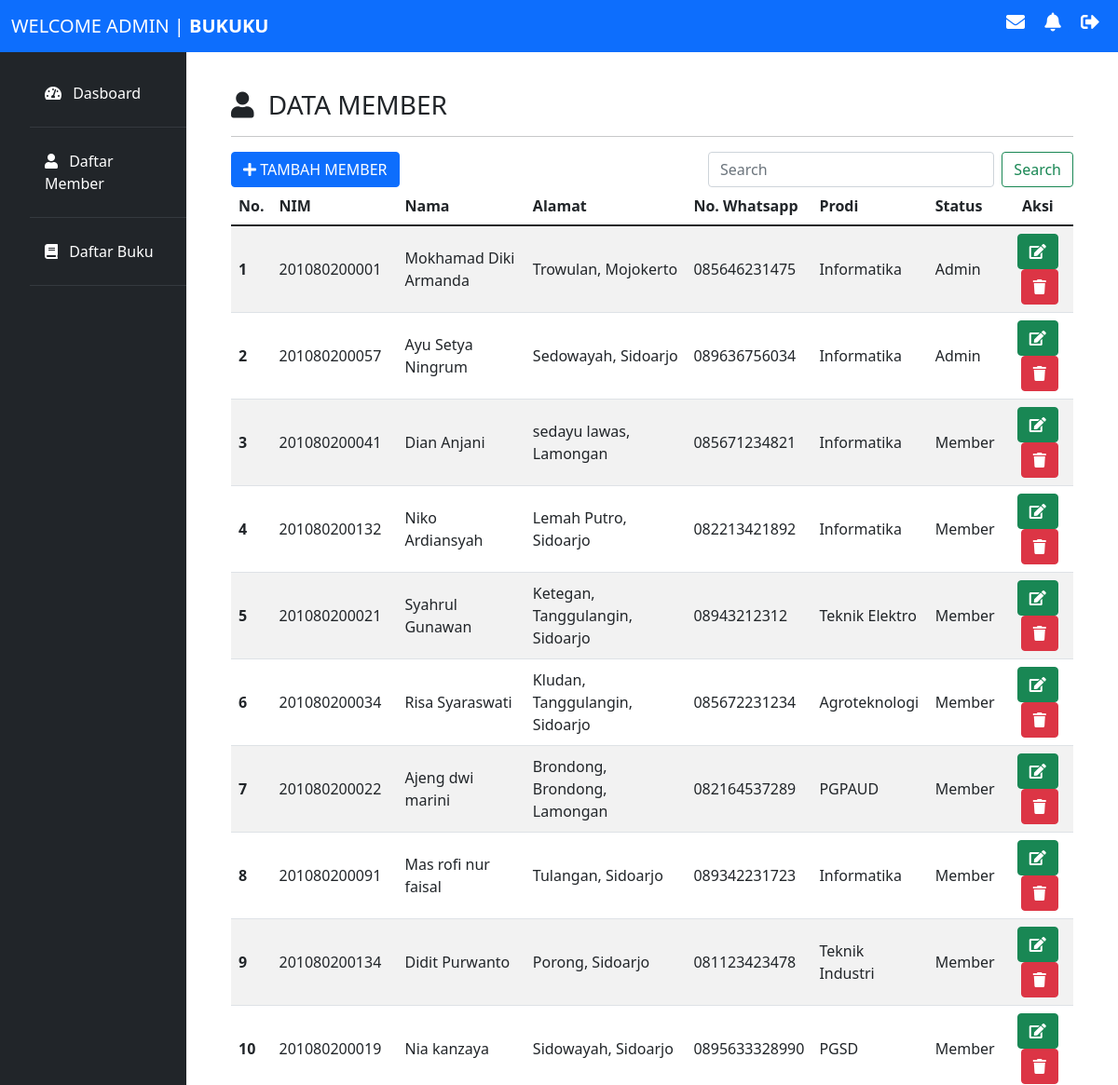
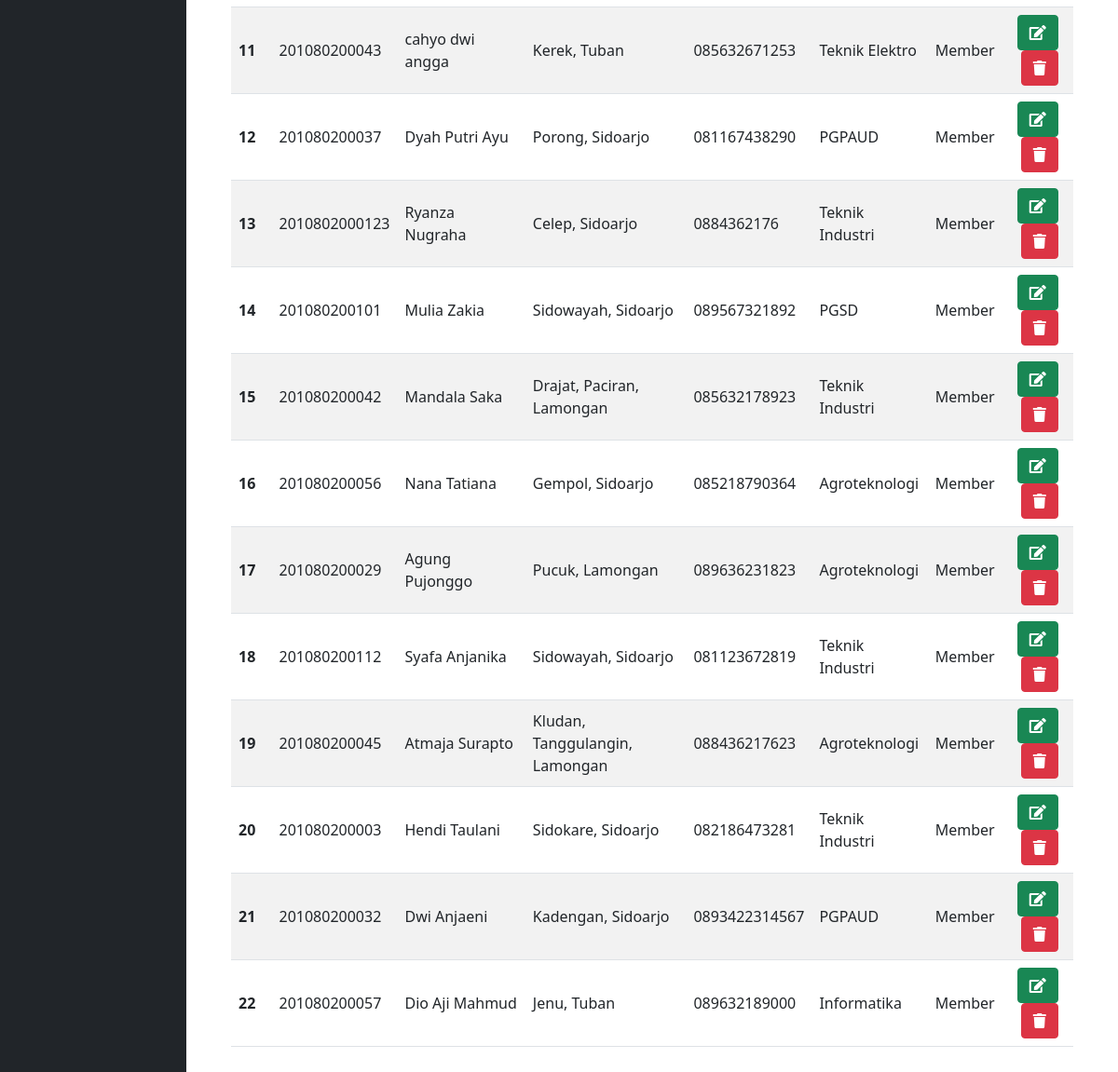
The page /pages/dataMember.php (signed in) on the database its author committed (2 pictures, top to bottom).
### tables this page shows
CREATE TABLE `member` (
  `idMember` int(11) NOT NULL,
  `nim` varchar(15) NOT NULL,
  `namaMember` varchar(35) NOT NULL,
  `jnsKlmn` enum('L','P') NOT NULL,
  `alamat` varchar(100) NOT NULL,
  `noWa` varchar(15) NOT NULL,
  `email` varchar(35) NOT NULL,
  `pass` varchar(255) NOT NULL,
  `prodi` varchar(30) NOT NULL,
  `status` int(2) NOT NULL DEFAULT 0
);

### pages/functions.php (called while the page is built, shortened)
<?php
require 'koneksi.php';
function query($query) {
    global $conn;
    $result = mysqli_query($conn, $query);
    $rows = [];
    while ($row = mysqli_fetch_assoc($result)) {
        $rows[] = $row;
    }
    return $rows;
}
?>

### pages/dataMember.php (the view, shortened to what this page needs)
<?php
require 'functions.php';
$mhs = query("SELECT * FROM member");
?>
<!DOCTYPE html>
<html lang="en">
<head>
    <link rel="stylesheet" href="../assets/css/bootstrap.min.css">
    <link rel="stylesheet" href="../assets/css/all.min.css">
    <link rel="stylesheet" href="../assets/css/style.css">
</head>
<body>
    <nav class="navbar navbar-expand-md navbar-dark bg-primary fixed-top">
        <div class="container-fluid">
            <a class="navbar-brand" href="../pages/dashboard.php">WELCOME ADMIN | <span class="fw-bold">BUKUKU</span></a>
            <div class="notif">
                <h5>
                    <a href="#">
                        <i class="text-white fas fa-envelope mx-2 data-bs-toggle=" tooltip" data-bs-placement="bottom"
                        title="Pesan"></i>
                    </a>
                    <a href="#">
                        <i class="text-white fas fa-bell mx-2 data-bs-toggle=" tooltip" data-bs-placement="bottom" title="Notifikasi""></i>
                    </a>
                    <a href="../pages/login.php">
                        <i class="text-white fas fa-sign-out-alt mx-2 data-bs-toggle="tooltip" data-bs-placement="bottom"
                        title="Sign out""></i>
                    </a>
                </h5>
            </div>
        </div>
    </nav>
    <div class="row mt-5 g-0">
        <div class="col-md-2 bg-dark mt-2 pt-4 ps-3">
            <ul class="sidebar nav flex-column ms-3 mb-5">
                <li class="nav-items">
                    <a href="../pages/dashboard.php" class="nav-link text-white">
                        <i class="fas fa-tachometer-alt me-2"></i> Dasboard</a>
                    <hr class="bg-secondary">
                </li>
                <li class="nav-items">
                    <a href="../pages/dataMember.php" class="nav-link text-white">
                        <i class="fas fa-user me-2"></i> Daftar Member
                    </a>
                    <hr class="bg-secondary">
                </li>
                <li class="nav-items">
                    <a href="../pages/dataBuku.php" class="nav-link text-white">
                       <i class="fas fa-book me-2"></i> Daftar Buku
                    </a>
                    <hr class="bg-secondary">
                </li>
            </ul>
        </div>
        <div class="col-md-10 p-5 pt-5">
            <h3><i class="fas fa-user me-2"></i> DATA MEMBER</h3><hr>
            <div class="row align-content-center">
                <div class="col-6">
                    <a href="../pages/addMember.php" class="btn btn-primary">
                        <i class="fas fa-plus"></i> TAMBAH MEMBER
                    </a>
                </div>
                <div class="col-6">
                    <form action="" method="post" class="d-flex">
                        <input class="form-control ms-5 me-2" type="search" name="keyword" placeholder="Search" autocomplate="off" aria-label="Search">
                        <button class="btn btn-outline-success" type="submit" name="cari">Search</button>
                    </form>
                </div>
            </div>
            <table class="table table-striped table-responsive-md align-middle">
                <thead>
                    <tr>
                        <th scope="col">No.</th>
                        <th scope="col">NIM</th>
                        <th scope="col">Nama</th>
                        <th scope="col">Alamat</th>
                        <th scope="col">No. Whatsapp</th>
                        <th scope="col">Prodi</th>
                        <th scope="col">Status</th>
                        <th scope="col" class="text-center">Aksi</th>
                    </tr>
                </thead>
                <tbody>
                    <?php $i = 1;?>
                    <?php foreach( $mhs as $row) : ?>
                    <tr>
                        <th scope="row"><?= $i ?></th>
                        <td><?= $row["nim"] ?></td>
                        <td><?= $row["namaMember"] ?></td>
                        <td><?= $row["alamat"] ?></td>
                        <td><?= $row["noWa"] ?></td>
                        <td><?= $row["prodi"] ?></td>
                        <td><?php if ($row["status"] == 0) {
                            echo "Member";
                        } elseif ($row["status"] == 1) {
                            echo "Admin";
                        } ?></td>
                        <td class="text-center">
                            <a href="ubah.php?idMember=<?= $row["idMember"] ?>" class="btn btn-success"><i class="fas fa-edit"></i></a>
                            <a href="hapus.php?idMember=<?= $row["idMember"] ?>" class="btn btn-danger ms-1" onclick="return confirm('Apakah Anda yakin menghapus member ini ?')">
                                <i class="fas fa-trash"></i>
                            </a>
                        </td>
                    </tr>
                    <?php $i++;?>
                    <?php endforeach; ?>
                </tbody>
            </table>
        </div>
    </div>
</body>
</html>

### assets/css/style.css (style rules this page uses)
html { height: 100%; }

### rows shown on the page
member: nim "201080200001", namaMember "Mokhamad Diki Armanda", alamat "Trowulan, Mojokerto", noWa "085646231475", prodi "Informatika", status "Admin"
member: nim "201080200057", namaMember "Ayu Setya Ningrum", alamat "Sedowayah, Sidoarjo", noWa "089636756034", prodi "Informatika", status "Admin"
member: nim "201080200041", namaMember "Dian Anjani", alamat "sedayu lawas, Lamongan", noWa "085671234821", prodi "Informatika", status "Member"
member: nim "201080200132", namaMember "Niko Ardiansyah", alamat "Lemah Putro, Sidoarjo", noWa "082213421892", prodi "Informatika", status "Member"
member: nim "201080200021", namaMember "Syahrul Gunawan", alamat "Ketegan, Tanggulangin, Sidoarjo", noWa "08943212312", prodi "Teknik Elektro", status "Member"
member: nim "201080200034", namaMember "Risa Syaraswati", alamat "Kludan, Tanggulangin, Sidoarjo", noWa "085672231234", prodi "Agroteknologi", status "Member"
member: nim "201080200022", namaMember "Ajeng dwi marini", alamat "Brondong, Brondong, Lamongan", noWa "082164537289", prodi "PGPAUD", status "Member"
member: nim "201080200091", namaMember "Mas rofi nur faisal", alamat "Tulangan, Sidoarjo", noWa "089342231723", prodi "Informatika", status "Member"
member: nim "201080200134", namaMember "Didit Purwanto", alamat "Porong, Sidoarjo", noWa "081123423478", prodi "Teknik Industri", status "Member"
member: nim "201080200019", namaMember "Nia kanzaya", alamat "Sidowayah, Sidoarjo", noWa "0895633328990", prodi "PGSD", status "Member"
member: nim "201080200043", namaMember "cahyo dwi angga", alamat "Kerek, Tuban", noWa "085632671253", prodi "Teknik Elektro", status "Member"
member: nim "201080200037", namaMember "Dyah Putri Ayu", alamat "Porong, Sidoarjo", noWa "081167438290", prodi "PGPAUD", status "Member"
member: nim "2010802000123", namaMember "Ryanza Nugraha", alamat "Celep, Sidoarjo", noWa "0884362176", prodi "Teknik Industri", status "Member"
member: nim "201080200101", namaMember "Mulia Zakia", alamat "Sidowayah, Sidoarjo", noWa "089567321892", prodi "PGSD", status "Member"
member: nim "201080200042", namaMember "Mandala Saka", alamat "Drajat, Paciran, Lamongan", noWa "085632178923", prodi "Teknik Industri", status "Member"
member: nim "201080200056", namaMember "Nana Tatiana", alamat "Gempol, Sidoarjo", noWa "085218790364", prodi "Agroteknologi", status "Member"
member: nim "201080200029", namaMember "Agung Pujonggo", alamat "Pucuk, Lamongan", noWa "089636231823", prodi "Agroteknologi", status "Member"
member: nim "201080200112", namaMember "Syafa Anjanika", alamat "Sidowayah, Sidoarjo", noWa "081123672819", prodi "Teknik Industri", status "Member"
member: nim "201080200045", namaMember "Atmaja Surapto", alamat "Kludan, Tanggulangin, Lamongan", noWa "088436217623", prodi "Agroteknologi", status "Member"
member: nim "201080200003", namaMember "Hendi Taulani", alamat "Sidokare, Sidoarjo", noWa "082186473281", prodi "Teknik Industri", status "Member"
member: nim "201080200032", namaMember "Dwi Anjaeni", alamat "Kadengan, Sidoarjo", noWa "0893422314567", prodi "PGPAUD", status "Member"
member: nim "201080200057", namaMember "Dio Aji Mahmud", alamat "Jenu, Tuban", noWa "089632189000", prodi "Informatika", status "Member"
